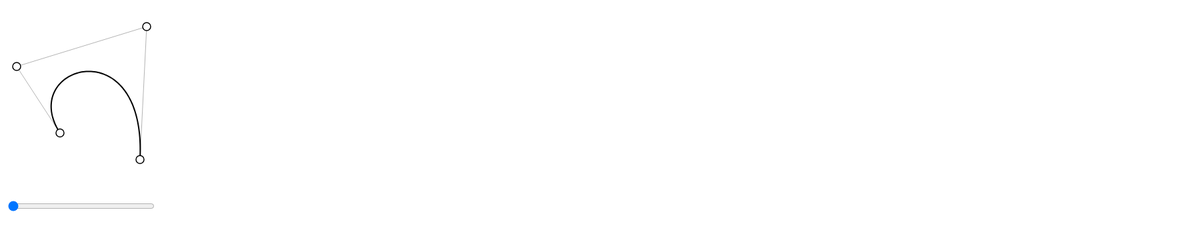
Frame 1 (no input)
Frame 60 (no input): identical to frame 1, image omitted
Frame 120 (the mouse pressed at the canvas centre since frame 60): identical to frame 1, image omitted

The p5.js sketch that drew this single still picture (run headless with seeded random() and noise() and a simulated clock; from frame 60 on, the mouse is pressed at the canvas centre):

// p5.js sketch
// ── sketch.js


let points = [];
let selectedPoint = null;
let tSlider;

function setup() {
  createCanvas(1800, 340);

  // punti originali
  points = [
    createVector(90, 200),
    createVector(25, 100),
    createVector(220, 40),
    createVector(210, 240)
  ];

  // slider t
  tSlider = createSlider(0, 100, 0);
  tSlider.position(10, 300);
  tSlider.style("width", "220px");

  textFont("roboto");
  textSize(14);
}

function draw() {
  background(255);

  const t = tSlider.value() / 100;

  // =========================
  // Skeleton
  // =========================
  drawSkeleton();

  // =========================
  // Struts (SOTTO la curva)
  // =========================
  if (t > 0 && t < 1) {
    drawStruts(t);
  }

  // =========================
  // Curva Bézier (SOPRA)
  // =========================
  drawBezierCurve();

  // =========================
  // Punto sulla curva
  // =========================
  if (t > 0 && t < 1) {
    const p = bezierPointAt(t);

    noStroke();
    fill(200, 100, 100);
    circle(p.x, p.y, 8);

    fill(0);
    text(
      `Interpolazione ${floor(t * 100)}% (t=${t.toFixed(2)})`,
      10,
      20
    );
  }

  // =========================
  // Control points
  // =========================
  drawControlPoints();
}

// ==========================================
// Skeleton
// ==========================================

function drawSkeleton() {
  stroke(180);
  strokeWeight(1);
  noFill();

  beginShape();
  for (let p of points) {
    vertex(p.x, p.y);
  }
  endShape();
}

// ==========================================
// Curva Bézier
// ==========================================

function drawBezierCurve() {
  stroke(0);
  strokeWeight(2);
  noFill();

  beginShape();

  for (let t = 0; t <= 1.001; t += 0.01) {
    const p = bezierPointAt(t);
    vertex(p.x, p.y);
  }

  endShape();
}

// ==========================================
// de Casteljau
// ==========================================

function drawStruts(t) {
  const levels = getLevels(t);

  stroke(200, 100, 100);
  strokeWeight(1.5);
  fill(255);

  for (let level of levels) {
    beginShape();

    for (let p of level) {
      vertex(p.x, p.y);

      fill(255);
      stroke(200, 100, 100);
      circle(p.x, p.y, 8);
    }

    endShape();
  }
}

function getLevels(t) {
  let levels = [];

  let current = points.map(p => p.copy());

  while (current.length > 1) {
    let next = [];

    for (let i = 0; i < current.length - 1; i++) {
      const p = p5.Vector.lerp(current[i], current[i + 1], t);
      next.push(p);
    }

    levels.push(next);
    current = next;
  }

  return levels;
}

// ==========================================
// Punto Bézier tramite de Casteljau
// ==========================================

function bezierPointAt(t) {
  let temp = points.map(p => p.copy());

  while (temp.length > 1) {
    let next = [];

    for (let i = 0; i < temp.length - 1; i++) {
      next.push(
        p5.Vector.lerp(temp[i], temp[i + 1], t)
      );
    }

    temp = next;
  }

  return temp[0];
}

// ==========================================
// Control points
// ==========================================

function drawControlPoints() {
  stroke(0);
  strokeWeight(1.5);
  fill(255);

  for (let p of points) {
    circle(p.x, p.y, 12);
  }
}

// ==========================================
// Dragging
// ==========================================

function mousePressed() {
  for (let p of points) {
    if (dist(mouseX, mouseY, p.x, p.y) < 10) {
      selectedPoint = p;
      break;
    }
  }
}

function mouseDragged() {
  if (selectedPoint) {
    selectedPoint.x = mouseX;
    selectedPoint.y = mouseY;
  }
}

function mouseReleased() {
  selectedPoint = null;
}
